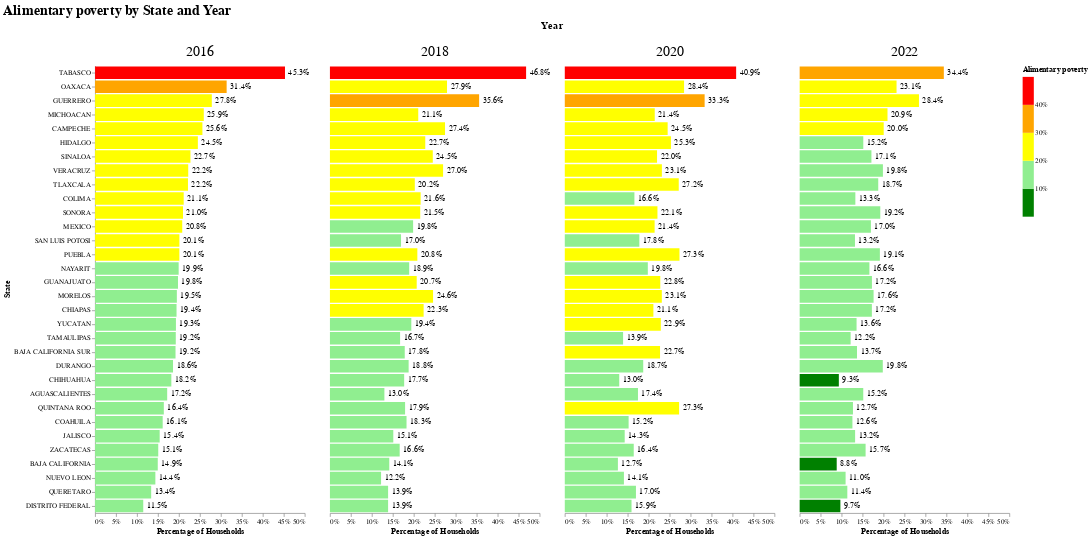

The notebook cell this image was saved under:
### Code cell
plot = horizontal_bars_faceted(poverty_df, "alimentary_poverty")
plot.save("/Users/danielm/Documents/UChicago/Harris/data_visualization/Poverty_Alimentary_Poverty_in_Mexico/visualizations/bars_alimentary.svg")
plot

### Figure 1 — Vega-Lite specification as saved in the notebook (floating-point values rounded to 4 significant figures)
{"config": {"view": {"continuousWidth": 300, "continuousHeight": 300, "strokeWidth": 0}, "axis": {"grid": false}}, "data": {"name": "data-031dac432dbc24df8c7cc349ce4a99cc"}, "facet": {"column": {"field": "year", "header": {"labelFontSize": 20, "titleFontSize": 15}, "title": "Year", "type": "ordinal"}}, "spec": {"layer": [{"mark": {"type": "bar"}, "encoding": {"color": {"bin": {"extent": [0, 0.5], "step": 0.1}, "field": "alimentary_poverty", "legend": {"format": "%", "title": "Alimentary poverty"}, "scale": {"domain": [0.0, 0.1, 0.2, 0.3, 0.4, 0.5], "range": ["green", "lightgreen", "yellow", "orange", "red"]}, "type": "quantitative"}, "x": {"axis": {"format": "%"}, "field": "alimentary_poverty", "title": "Percentage of Households", "type": "quantitative"}, "y": {"field": "state_name", "sort": ["TABASCO", "OAXACA", "GUERRERO", "MICHOACAN", "CAMPECHE", "HIDALGO", "SINALOA", "VERACRUZ", "TLAXCALA", "COLIMA", "SONORA", "MEXICO", "SAN LUIS POTOSI", "PUEBLA", "NAYARIT", "GUANAJUATO", "MORELOS", "CHIAPAS", "YUCATAN", "TAMAULIPAS", "BAJA CALIFORNIA SUR", "DURANGO", "CHIHUAHUA", "AGUASCALIENTES", "QUINTANA ROO", "COAHUILA", "JALISCO", "ZACATECAS", "BAJA CALIFORNIA", "NUEVO LEON", "QUERETARO", "DISTRITO FEDERAL"], "title": "State", "type": "nominal"}}}, {"mark": {"type": "text", "align": "left", "color": "black", "dx": 5}, "encoding": {"text": {"field": "alimentary_poverty", "format": ".1%", "type": "quantitative"}, "x": {"field": "alimentary_poverty", "type": "quantitative"}, "y": {"field": "state_name", "sort": ["TABASCO", "OAXACA", "GUERRERO", "MICHOACAN", "CAMPECHE", "HIDALGO", "SINALOA", "VERACRUZ", "TLAXCALA", "COLIMA", "SONORA", "MEXICO", "SAN LUIS POTOSI", "PUEBLA", "NAYARIT", "GUANAJUATO", "MORELOS", "CHIAPAS", "YUCATAN", "TAMAULIPAS", "BAJA CALIFORNIA SUR", "DURANGO", "CHIHUAHUA", "AGUASCALIENTES", "QUINTANA ROO", "COAHUILA", "JALISCO", "ZACATECAS", "BAJA CALIFORNIA", "NUEVO LEON", "QUERETARO", "DISTRITO FEDERAL"], "type": "nominal"}}}]}, "title": {"text": "Alimentary poverty by State and Year", "fontSize": 20}, "$schema": "https://vega.github.io/schema/vega-lite/v5.20.1.json", "datasets": {"data-031dac432dbc24df8c7cc349ce4a99cc": [{"Unnamed: 0": 0, "index": 0, "state_code": 1, "alimentary_poverty": 0.172, "extreme_poverty": 0.08453, "state_name": "AGUASCALIENTES", "year": 2016, "state_name_for_map": "Aguascalientes"}, {"Unnamed: 0": 1, "index": 1, "state_code": 2, "alimentary_poverty": 0.1495, "extreme_poverty": 0.04761, "state_name": "BAJA CALIFORNIA", "year": 2016, "state_name_for_map": "Baja California"}, {"Unnamed: 0": 2, "index": 2, "state_code": 3, "alimentary_poverty": 0.1918, "extreme_poverty": 0.05292, "state_name": "BAJA CALIFORNIA SUR", "year": 2016, "state_name_for_map": "Baja California Sur"}, {"Unnamed: 0": 3, "index": 3, "state_code": 4, "alimentary_poverty": 0.256, "extreme_poverty": 0.1444, "state_name": "CAMPECHE", "year": 2016, "state_name_for_map": "Campeche"}, {"Unnamed: 0": 4, "index": 4, "state_code": 5, "alimentary_poverty": 0.1612, "extreme_poverty": 0.09612, "state_name": "COAHUILA", "year": 2016, "state_name_for_map": "Coahuila"}, {"Unnamed: 0": 5, "index": 5, "state_code": 6, "alimentary_poverty": 0.2113, "extreme_poverty": 0.06248, "state_name": "COLIMA", "year": 2016, "state_name_for_map": "Colima"}, {"Unnamed: 0": 6, "index": 6, "state_code": 7, "alimentary_poverty": 0.1943, "extreme_poverty": 0.4952, "state_name": "CHIAPAS", "year": 2016, "state_name_for_map": "Chiapas"}, {"Unnamed: 0": 7, "index": 7, "state_code": 8, "alimentary_poverty": 0.1819, "extreme_poverty": 0.1001, "state_name": "CHIHUAHUA", "year": 2016, "state_name_for_map": "Chihuahua"}, {"Unnamed: 0": 8, "index": 8, "state_code": 9, "alimentary_poverty": 0.1149, "extreme_poverty": 0.05587, "state_name": "DISTRITO FEDERAL", "year": 2016, "state_name_for_map": "Ciudad de México"}, {"Unnamed: 0": 9, "index": 9, "state_code": 10, "alimentary_poverty": 0.1859, "extreme_poverty": 0.119, "state_name": "DURANGO", "year": 2016, "state_name_for_map": "Durango"}, {"Unnamed: 0": 10, "index": 10, "state_code": 11, "alimentary_poverty": 0.1977, "extreme_poverty": 0.1091, "state_name": "GUANAJUATO", "year": 2016, "state_name_for_map": "Guanajuato"}, {"Unnamed: 0": 11, "index": 11, "state_code": 12, "alimentary_poverty": 0.2784, "extreme_poverty": 0.3379, "state_name": "GUERRERO", "year": 2016, "state_name_for_map": "Guerrero"}, {"Unnamed: 0": 12, "index": 12, "state_code": 13, "alimentary_poverty": 0.2451, "extreme_poverty": 0.1932, "state_name": "HIDALGO", "year": 2016, "state_name_for_map": "Hidalgo"}, {"Unnamed: 0": 13, "index": 13, "state_code": 14, "alimentary_poverty": 0.1541, "extreme_poverty": 0.05453, "state_name": "JALISCO", "year": 2016, "state_name_for_map": "Jalisco"}, {"Unnamed: 0": 14, "index": 14, "state_code": 15, "alimentary_poverty": 0.2078, "extreme_poverty": 0.1376, "state_name": "MEXICO", "year": 2016, "state_name_for_map": "Estado de México"}, {"Unnamed: 0": 15, "index": 15, "state_code": 16, "alimentary_poverty": 0.2592, "extreme_poverty": 0.17, "state_name": "MICHOACAN", "year": 2016, "state_name_for_map": "Michoacán"}, {"Unnamed: 0": 16, "index": 16, "state_code": 17, "alimentary_poverty": 0.195, "extreme_poverty": 0.1212, "state_name": "MORELOS", "year": 2016, "state_name_for_map": "Morelos"}, {"Unnamed: 0": 17, "index": 17, "state_code": 18, "alimentary_poverty": 0.1993, "extreme_poverty": 0.1491, "state_name": "NAYARIT", "year": 2016, "state_name_for_map": "Nayarit"}, {"Unnamed: 0": 18, "index": 18, "state_code": 19, "alimentary_poverty": 0.1438, "extreme_poverty": 0.04298, "state_name": "NUEVO LEON", "year": 2016, "state_name_for_map": "Nuevo León"}, {"Unnamed: 0": 19, "index": 19, "state_code": 20, "alimentary_poverty": 0.3137, "extreme_poverty": 0.331, "state_name": "OAXACA", "year": 2016, "state_name_for_map": "Oaxaca"}, {"Unnamed: 0": 20, "index": 20, "state_code": 21, "alimentary_poverty": 0.201, "extreme_poverty": 0.1766, "state_name": "PUEBLA", "year": 2016, "state_name_for_map": "Puebla"}, {"Unnamed: 0": 21, "index": 21, "state_code": 22, "alimentary_poverty": 0.1338, "extreme_poverty": 0.06778, "state_name": "QUERETARO", "year": 2016, "state_name_for_map": "Querétaro"}, {"Unnamed: 0": 22, "index": 22, "state_code": 23, "alimentary_poverty": 0.1639, "extreme_poverty": 0.0988, "state_name": "QUINTANA ROO", "year": 2016, "state_name_for_map": "Quintana Roo"}, {"Unnamed: 0": 23, "index": 23, "state_code": 24, "alimentary_poverty": 0.201, "extreme_poverty": 0.1486, "state_name": "SAN LUIS POTOSI", "year": 2016, "state_name_for_map": "San Luis Potosí"}, {"Unnamed: 0": 24, "index": 24, "state_code": 25, "alimentary_poverty": 0.2274, "extreme_poverty": 0.07335, "state_name": "SINALOA", "year": 2016, "state_name_for_map": "Sinaloa"}, {"Unnamed: 0": 25, "index": 25, "state_code": 26, "alimentary_poverty": 0.2097, "extreme_poverty": 0.05845, "state_name": "SONORA", "year": 2016, "state_name_for_map": "Sonora"}, {"Unnamed: 0": 26, "index": 26, "state_code": 27, "alimentary_poverty": 0.4529, "extreme_poverty": 0.1847, "state_name": "TABASCO", "year": 2016, "state_name_for_map": "Tabasco"}, {"Unnamed: 0": 27, "index": 27, "state_code": 28, "alimentary_poverty": 0.1924, "extreme_poverty": 0.1003, "state_name": "TAMAULIPAS", "year": 2016, "state_name_for_map": "Tamaulipas"}, {"Unnamed: 0": 28, "index": 28, "state_code": 29, "alimentary_poverty": 0.2215, "extreme_poverty": 0.1835, "state_name": "TLAXCALA", "year": 2016, "state_name_for_map": "Tlaxcala"}, {"Unnamed: 0": 29, "index": 29, "state_code": 30, "alimentary_poverty": 0.2221, "extreme_poverty": 0.2484, "state_name": "VERACRUZ", "year": 2016, "state_name_for_map": "Veracruz"}, {"Unnamed: 0": 30, "index": 30, "state_code": 31, "alimentary_poverty": 0.1928, "extreme_poverty": 0.1205, "state_name": "YUCATAN", "year": 2016, "state_name_for_map": "Yucatán"}, {"Unnamed: 0": 31, "index": 31, "state_code": 32, "alimentary_poverty": 0.1506, "extreme_poverty": 0.195, "state_name": "ZACATECAS", "year": 2016, "state_name_for_map": "Zacatecas"}, {"Unnamed: 0": 32, "index": 0, "state_code": 1, "alimentary_poverty": 0.1299, "extreme_poverty": 0.07045, "state_name": "AGUASCALIENTES", "year": 2018, "state_name_for_map": "Aguascalientes"}, {"Unnamed: 0": 33, "index": 1, "state_code": 2, "alimentary_poverty": 0.1415, "extreme_poverty": 0.04028, "state_name": "BAJA CALIFORNIA", "year": 2018, "state_name_for_map": "Baja California"}, {"Unnamed: 0": 34, "index": 2, "state_code": 3, "alimentary_poverty": 0.1784, "extreme_poverty": 0.03277, "state_name": "BAJA CALIFORNIA SUR", "year": 2018, "state_name_for_map": "Baja California Sur"}, {"Unnamed: 0": 35, "index": 3, "state_code": 4, "alimentary_poverty": 0.2744, "extreme_poverty": 0.1693, "state_name": "CAMPECHE", "year": 2018, "state_name_for_map": "Campeche"}, {"Unnamed: 0": 36, "index": 4, "state_code": 5, "alimentary_poverty": 0.1827, "extreme_poverty": 0.06572, "state_name": "COAHUILA", "year": 2018, "state_name_for_map": "Coahuila"}, {"Unnamed: 0": 37, "index": 5, "state_code": 6, "alimentary_poverty": 0.2163, "extreme_poverty": 0.07468, "state_name": "COLIMA", "year": 2018, "state_name_for_map": "Colima"}, {"Unnamed: 0": 38, "index": 6, "state_code": 7, "alimentary_poverty": 0.2234, "extreme_poverty": 0.4936, "state_name": "CHIAPAS", "year": 2018, "state_name_for_map": "Chiapas"}, {"Unnamed: 0": 39, "index": 7, "state_code": 8, "alimentary_poverty": 0.177, "extreme_poverty": 0.08242, "state_name": "CHIHUAHUA", "year": 2018, "state_name_for_map": "Chihuahua"}, {"Unnamed: 0": 40, "index": 8, "state_code": 9, "alimentary_poverty": 0.1387, "extreme_poverty": 0.06364, "state_name": "DISTRITO FEDERAL", "year": 2018, "state_name_for_map": "Ciudad de México"}, {"Unnamed: 0": 41, "index": 9, "state_code": 10, "alimentary_poverty": 0.1877, "extreme_poverty": 0.1313, "state_name": "DURANGO", "year": 2018, "state_name_for_map": "Durango"}, {"Unnamed: 0": 42, "index": 10, "state_code": 11, "alimentary_poverty": 0.2069, "extreme_poverty": 0.1073, "state_name": "GUANAJUATO", "year": 2018, "state_name_for_map": "Guanajuato"}, {"Unnamed: 0": 43, "index": 11, "state_code": 12, "alimentary_poverty": 0.3557, "extreme_poverty": 0.3639, "state_name": "GUERRERO", "year": 2018, "state_name_for_map": "Guerrero"}, {"Unnamed: 0": 44, "index": 12, "state_code": 13, "alimentary_poverty": 0.2273, "extreme_poverty": 0.1453, "state_name": "HIDALGO", "year": 2018, "state_name_for_map": "Hidalgo"}, {"Unnamed: 0": 45, "index": 13, "state_code": 14, "alimentary_poverty": 0.1511, "extreme_poverty": 0.05852, "state_name": "JALISCO", "year": 2018, "state_name_for_map": "Jalisco"}, {"Unnamed: 0": 46, "index": 14, "state_code": 15, "alimentary_poverty": 0.1983, "extreme_poverty": 0.1078, "state_name": "MEXICO", "year": 2018, "state_name_for_map": "Estado de México"}, {"Unnamed: 0": 47, "index": 15, "state_code": 16, "alimentary_poverty": 0.2106, "extreme_poverty": 0.1278, "state_name": "MICHOACAN", "year": 2018, "state_name_for_map": "Michoacán"}, {"Unnamed: 0": 48, "index": 16, "state_code": 17, "alimentary_poverty": 0.2459, "extreme_poverty": 0.1473, "state_name": "MORELOS", "year": 2018, "state_name_for_map": "Morelos"}, {"Unnamed: 0": 49, "index": 17, "state_code": 18, "alimentary_poverty": 0.189, "extreme_poverty": 0.1121, "state_name": "NAYARIT", "year": 2018, "state_name_for_map": "Nayarit"}, {"Unnamed: 0": 50, "index": 18, "state_code": 19, "alimentary_poverty": 0.1219, "extreme_poverty": 0.04234, "state_name": "NUEVO LEON", "year": 2018, "state_name_for_map": "Nuevo León"}, {"Unnamed: 0": 51, "index": 19, "state_code": 20, "alimentary_poverty": 0.2792, "extreme_poverty": 0.3043, "state_name": "OAXACA", "year": 2018, "state_name_for_map": "Oaxaca"}, {"Unnamed: 0": 52, "index": 20, "state_code": 21, "alimentary_poverty": 0.2084, "extreme_poverty": 0.1778, "state_name": "PUEBLA", "year": 2018, "state_name_for_map": "Puebla"}, {"Unnamed: 0": 53, "index": 21, "state_code": 22, "alimentary_poverty": 0.1387, "extreme_poverty": 0.05057, "state_name": "QUERETARO", "year": 2018, "state_name_for_map": "Querétaro"}, {"Unnamed: 0": 54, "index": 22, "state_code": 23, "alimentary_poverty": 0.1792, "extreme_poverty": 0.07144, "state_name": "QUINTANA ROO", "year": 2018, "state_name_for_map": "Quintana Roo"}, {"Unnamed: 0": 55, "index": 23, "state_code": 24, "alimentary_poverty": 0.1695, "extreme_poverty": 0.1469, "state_name": "SAN LUIS POTOSI", "year": 2018, "state_name_for_map": "San Luis Potosí"}, {"Unnamed: 0": 56, "index": 24, "state_code": 25, "alimentary_poverty": 0.2452, "extreme_poverty": 0.05253, "state_name": "SINALOA", "year": 2018, "state_name_for_map": "Sinaloa"}, {"Unnamed: 0": 57, "index": 25, "state_code": 26, "alimentary_poverty": 0.2153, "extreme_poverty": 0.05817, "state_name": "SONORA", "year": 2018, "state_name_for_map": "Sonora"}, {"Unnamed: 0": 58, "index": 26, "state_code": 27, "alimentary_poverty": 0.4678, "extreme_poverty": 0.1955, "state_name": "TABASCO", "year": 2018, "state_name_for_map": "Tabasco"}, {"Unnamed: 0": 59, "index": 27, "state_code": 28, "alimentary_poverty": 0.1673, "extreme_poverty": 0.1195, "state_name": "TAMAULIPAS", "year": 2018, "state_name_for_map": "Tamaulipas"}, {"Unnamed: 0": 60, "index": 28, "state_code": 29, "alimentary_poverty": 0.2024, "extreme_poverty": 0.1269, "state_name": "TLAXCALA", "year": 2018, "state_name_for_map": "Tlaxcala"}, {"Unnamed: 0": 61, "index": 29, "state_code": 30, "alimentary_poverty": 0.2698, "extreme_poverty": 0.2624, "state_name": "VERACRUZ", "year": 2018, "state_name_for_map": "Veracruz"}, {"Unnamed: 0": 62, "index": 30, "state_code": 31, "alimentary_poverty": 0.194, "extreme_poverty": 0.1154, "state_name": "YUCATAN", "year": 2018, "state_name_for_map": "Yucatán"}, {"Unnamed: 0": 63, "index": 31, "state_code": 32, "alimentary_poverty": 0.1663, "extreme_poverty": 0.1469, "state_name": "ZACATECAS", "year": 2018, "state_name_for_map": "Zacatecas"}, {"Unnamed: 0": 64, "index": 0, "state_code": 1, "alimentary_poverty": 0.1745, "extreme_poverty": 0.08579, "state_name": "AGUASCALIENTES", "year": 2020, "state_name_for_map": "Aguascalientes"}, {"Unnamed: 0": 65, "index": 1, "state_code": 2, "alimentary_poverty": 0.1266, "extreme_poverty": 0.0518, "state_name": "BAJA CALIFORNIA", "year": 2020, "state_name_for_map": "Baja California"}, {"Unnamed: 0": 66, "index": 2, "state_code": 3, "alimentary_poverty": 0.2271, "extreme_poverty": 0.08856, "state_name": "BAJA CALIFORNIA SUR", "year": 2020, "state_name_for_map": "Baja California Sur"}, {"Unnamed: 0": 67, "index": 3, "state_code": 4, "alimentary_poverty": 0.2453, "extreme_poverty": 0.2275, "state_name": "CAMPECHE", "year": 2020, "state_name_for_map": "Campeche"}, {"Unnamed: 0": 68, "index": 4, "state_code": 5, "alimentary_poverty": 0.1522, "extreme_poverty": 0.08916, "state_name": "COAHUILA", "year": 2020, "state_name_for_map": "Coahuila"}, {"Unnamed: 0": 69, "index": 5, "state_code": 6, "alimentary_poverty": 0.166, "extreme_poverty": 0.06254, "state_name": "COLIMA", "year": 2020, "state_name_for_map": "Colima"}, {"Unnamed: 0": 70, "index": 6, "state_code": 7, "alimentary_poverty": 0.2112, "extreme_poverty": 0.4414, "state_name": "CHIAPAS", "year": 2020, "state_name_for_map": "Chiapas"}, {"Unnamed: 0": 71, "index": 7, "state_code": 8, "alimentary_poverty": 0.1298, "extreme_poverty": 0.08958, "state_name": "CHIHUAHUA", "year": 2020, "state_name_for_map": "Chihuahua"}, {"Unnamed: 0": 72, "index": 8, "state_code": 9, "alimentary_poverty": 0.1591, "extreme_poverty": 0.1179, "state_name": "DISTRITO FEDERAL", "year": 2020, "state_name_for_map": "Ciudad de México"}, {"Unnamed: 0": 73, "index": 9, "state_code": 10, "alimentary_poverty": 0.187, "extreme_poverty": 0.1403, "state_name": "DURANGO", "year": 2020, "state_name_for_map": "Durango"}, {"Unnamed: 0": 74, "index": 10, "state_code": 11, "alimentary_poverty": 0.2277, "extreme_poverty": 0.1185, "state_name": "GUANAJUATO", "year": 2020, "state_name_for_map": "Guanajuato"}, {"Unnamed: 0": 75, "index": 11, "state_code": 12, "alimentary_poverty": 0.3334, "extreme_poverty": 0.3485, "state_name": "GUERRERO", "year": 2020, "state_name_for_map": "Guerrero"}, {"Unnamed: 0": 76, "index": 12, "state_code": 13, "alimentary_poverty": 0.2531, "extreme_poverty": 0.1688, "state_name": "HIDALGO", "year": 2020, "state_name_for_map": "Hidalgo"}, {"Unnamed: 0": 77, "index": 13, "state_code": 14, "alimentary_poverty": 0.1428, "extreme_poverty": 0.07406, "state_name": "JALISCO", "year": 2020, "state_name_for_map": "Jalisco"}, {"Unnamed: 0": 78, "index": 14, "state_code": 15, "alimentary_poverty": 0.2142, "extreme_poverty": 0.1945, "state_name": "MEXICO", "year": 2020, "state_name_for_map": "Estado de México"}, {"Unnamed: 0": 79, "index": 15, "state_code": 16, "alimentary_poverty": 0.2145, "extreme_poverty": 0.1449, "state_name": "MICHOACAN", "year": 2020, "state_name_for_map": "Michoacán"}, {"Unnamed: 0": 80, "index": 16, "state_code": 17, "alimentary_poverty": 0.2314, "extreme_poverty": 0.2008, "state_name": "MORELOS", "year": 2020, "state_name_for_map": "Morelos"}, {"Unnamed: 0": 81, "index": 17, "state_code": 18, "alimentary_poverty": 0.198, "extreme_poverty": 0.09726, "state_name": "NAYARIT", "year": 2020, "state_name_for_map": "Nayarit"}, {"Unnamed: 0": 82, "index": 18, "state_code": 19, "alimentary_poverty": 0.141, "extreme_poverty": 0.07343, "state_name": "NUEVO LEON", "year": 2020, "state_name_for_map": "Nuevo León"}, {"Unnamed: 0": 83, "index": 19, "state_code": 20, "alimentary_poverty": 0.2844, "extreme_poverty": 0.2872, "state_name": "OAXACA", "year": 2020, "state_name_for_map": "Oaxaca"}, {"Unnamed: 0": 84, "index": 20, "state_code": 21, "alimentary_poverty": 0.2734, "extreme_poverty": 0.2622, "state_name": "PUEBLA", "year": 2020, "state_name_for_map": "Puebla"}, {"Unnamed: 0": 85, "index": 21, "state_code": 22, "alimentary_poverty": 0.1697, "extreme_poverty": 0.08379, "state_name": "QUERETARO", "year": 2020, "state_name_for_map": "Querétaro"}, {"Unnamed: 0": 86, "index": 22, "state_code": 23, "alimentary_poverty": 0.2725, "extreme_poverty": 0.2312, "state_name": "QUINTANA ROO", "year": 2020, "state_name_for_map": "Quintana Roo"}, {"Unnamed: 0": 87, "index": 23, "state_code": 24, "alimentary_poverty": 0.1778, "extreme_poverty": 0.178, "state_name": "SAN LUIS POTOSI", "year": 2020, "state_name_for_map": "San Luis Potosí"}, {"Unnamed: 0": 88, "index": 24, "state_code": 25, "alimentary_poverty": 0.22, "extreme_poverty": 0.06555, "state_name": "SINALOA", "year": 2020, "state_name_for_map": "Sinaloa"}, {"Unnamed: 0": 89, "index": 25, "state_code": 26, "alimentary_poverty": 0.2209, "extreme_poverty": 0.1009, "state_name": "SONORA", "year": 2020, "state_name_for_map": "Sonora"}, {"Unnamed: 0": 90, "index": 26, "state_code": 27, "alimentary_poverty": 0.4086, "extreme_poverty": 0.2245, "state_name": "TABASCO", "year": 2020, "state_name_for_map": "Tabasco"}, {"Unnamed: 0": 91, "index": 27, "state_code": 28, "alimentary_poverty": 0.139, "extreme_poverty": 0.1266, "state_name": "TAMAULIPAS", "year": 2020, "state_name_for_map": "Tamaulipas"}, {"Unnamed: 0": 92, "index": 28, "state_code": 29, "alimentary_poverty": 0.2717, "extreme_poverty": 0.2771, "state_name": "TLAXCALA", "year": 2020, "state_name_for_map": "Tlaxcala"}, {"Unnamed: 0": 93, "index": 29, "state_code": 30, "alimentary_poverty": 0.2315, "extreme_poverty": 0.2441, "state_name": "VERACRUZ", "year": 2020, "state_name_for_map": "Veracruz"}, {"Unnamed: 0": 94, "index": 30, "state_code": 31, "alimentary_poverty": 0.2289, "extreme_poverty": 0.2137, "state_name": "YUCATAN", "year": 2020, "state_name_for_map": "Yucatán"}, {"Unnamed: 0": 95, "index": 31, "state_code": 32, "alimentary_poverty": 0.1644, "extreme_poverty": 0.1701, "state_name": "ZACATECAS", "year": 2020, "state_name_for_map": "Zacatecas"}, {"Unnamed: 0": 96, "index": 0, "state_code": 1, "alimentary_poverty": 0.1517, "extreme_poverty": 0.06073, "state_name": "AGUASCALIENTES", "year": 2022, "state_name_for_map": "Aguascalientes"}, {"Unnamed: 0": 97, "index": 1, "state_code": 2, "alimentary_poverty": 0.08836, "extreme_poverty": 0.02809, "state_name": "BAJA CALIFORNIA", "year": 2022, "state_name_for_map": "Baja California"}, {"Unnamed: 0": 98, "index": 2, "state_code": 3, "alimentary_poverty": 0.1367, "extreme_poverty": 0.02849, "state_name": "BAJA CALIFORNIA SUR", "year": 2022, "state_name_for_map": "Baja California Sur"}, {"Unnamed: 0": 99, "index": 3, "state_code": 4, "alimentary_poverty": 0.2004, "extreme_poverty": 0.1591, "state_name": "CAMPECHE", "year": 2022, "state_name_for_map": "Campeche"}, {"Unnamed: 0": 100, "index": 4, "state_code": 5, "alimentary_poverty": 0.1258, "extreme_poverty": 0.05901, "state_name": "COAHUILA", "year": 2022, "state_name_for_map": "Coahuila"}, {"Unnamed: 0": 101, "index": 5, "state_code": 6, "alimentary_poverty": 0.1328, "extreme_poverty": 0.04415, "state_name": "COLIMA", "year": 2022, "state_name_for_map": "Colima"}, {"Unnamed: 0": 102, "index": 6, "state_code": 7, "alimentary_poverty": 0.1722, "extreme_poverty": 0.3664, "state_name": "CHIAPAS", "year": 2022, "state_name_for_map": "Chiapas"}, {"Unnamed: 0": 103, "index": 7, "state_code": 8, "alimentary_poverty": 0.09342, "extreme_poverty": 0.05325, "state_name": "CHIHUAHUA", "year": 2022, "state_name_for_map": "Chihuahua"}, {"Unnamed: 0": 104, "index": 8, "state_code": 9, "alimentary_poverty": 0.09713, "extreme_poverty": 0.05877, "state_name": "DISTRITO FEDERAL", "year": 2022, "state_name_for_map": "Ciudad de México"}, {"Unnamed: 0": 105, "index": 9, "state_code": 10, "alimentary_poverty": 0.1982, "extreme_poverty": 0.1327, "state_name": "DURANGO", "year": 2022, "state_name_for_map": "Durango"}, {"Unnamed: 0": 106, "index": 10, "state_code": 11, "alimentary_poverty": 0.1723, "extreme_poverty": 0.08381, "state_name": "GUANAJUATO", "year": 2022, "state_name_for_map": "Guanajuato"}, {"Unnamed: 0": 107, "index": 11, "state_code": 12, "alimentary_poverty": 0.2845, "extreme_poverty": 0.2722, "state_name": "GUERRERO", "year": 2022, "state_name_for_map": "Guerrero"}, {"Unnamed: 0": 108, "index": 12, "state_code": 13, "alimentary_poverty": 0.1517, "extreme_poverty": 0.12, "state_name": "HIDALGO", "year": 2022, "state_name_for_map": "Hidalgo"}, {"Unnamed: 0": 109, "index": 13, "state_code": 14, "alimentary_poverty": 0.1322, "extreme_poverty": 0.04731, "state_name": "JALISCO", "year": 2022, "state_name_for_map": "Jalisco"}, {"Unnamed: 0": 110, "index": 14, "state_code": 15, "alimentary_poverty": 0.1699, "extreme_poverty": 0.1212, "state_name": "MEXICO", "year": 2022, "state_name_for_map": "Estado de México"}, {"Unnamed: 0": 111, "index": 15, "state_code": 16, "alimentary_poverty": 0.2095, "extreme_poverty": 0.1293, "state_name": "MICHOACAN", "year": 2022, "state_name_for_map": "Michoacán"}, {"Unnamed: 0": 112, "index": 16, "state_code": 17, "alimentary_poverty": 0.1763, "extreme_poverty": 0.1165, "state_name": "MORELOS", "year": 2022, "state_name_for_map": "Morelos"}, {"Unnamed: 0": 113, "index": 17, "state_code": 18, "alimentary_poverty": 0.1663, "extreme_poverty": 0.1013, "state_name": "NAYARIT", "year": 2022, "state_name_for_map": "Nayarit"}, {"Unnamed: 0": 114, "index": 18, "state_code": 19, "alimentary_poverty": 0.1095, "extreme_poverty": 0.03812, "state_name": "NUEVO LEON", "year": 2022, "state_name_for_map": "Nuevo León"}, {"Unnamed: 0": 115, "index": 19, "state_code": 20, "alimentary_poverty": 0.231, "extreme_poverty": 0.2486, "state_name": "OAXACA", "year": 2022, "state_name_for_map": "Oaxaca"}, {"Unnamed: 0": 116, "index": 20, "state_code": 21, "alimentary_poverty": 0.1913, "extreme_poverty": 0.1913, "state_name": "PUEBLA", "year": 2022, "state_name_for_map": "Puebla"}, {"Unnamed: 0": 117, "index": 21, "state_code": 22, "alimentary_poverty": 0.1137, "extreme_poverty": 0.04605, "state_name": "QUERETARO", "year": 2022, "state_name_for_map": "Querétaro"}, {"Unnamed: 0": 118, "index": 22, "state_code": 23, "alimentary_poverty": 0.1271, "extreme_poverty": 0.07065, "state_name": "QUINTANA ROO", "year": 2022, "state_name_for_map": "Quintana Roo"}, {"Unnamed: 0": 119, "index": 23, "state_code": 24, "alimentary_poverty": 0.1319, "extreme_poverty": 0.1341, "state_name": "SAN LUIS POTOSI", "year": 2022, "state_name_for_map": "San Luis Potosí"}, {"Unnamed: 0": 120, "index": 24, "state_code": 25, "alimentary_poverty": 0.1711, "extreme_poverty": 0.04477, "state_name": "SINALOA", "year": 2022, "state_name_for_map": "Sinaloa"}, {"Unnamed: 0": 121, "index": 25, "state_code": 26, "alimentary_poverty": 0.1923, "extreme_poverty": 0.05587, "state_name": "SONORA", "year": 2022, "state_name_for_map": "Sonora"}, {"Unnamed: 0": 122, "index": 26, "state_code": 27, "alimentary_poverty": 0.3438, "extreme_poverty": 0.1588, "state_name": "TABASCO", "year": 2022, "state_name_for_map": "Tabasco"}, {"Unnamed: 0": 123, "index": 27, "state_code": 28, "alimentary_poverty": 0.1216, "extreme_poverty": 0.08034, "state_name": "TAMAULIPAS", "year": 2022, "state_name_for_map": "Tamaulipas"}, {"Unnamed: 0": 124, "index": 28, "state_code": 29, "alimentary_poverty": 0.1874, "extreme_poverty": 0.1693, "state_name": "TLAXCALA", "year": 2022, "state_name_for_map": "Tlaxcala"}, {"Unnamed: 0": 125, "index": 29, "state_code": 30, "alimentary_poverty": 0.1985, "extreme_poverty": 0.1876, "state_name": "VERACRUZ", "year": 2022, "state_name_for_map": "Veracruz"}, {"Unnamed: 0": 126, "index": 30, "state_code": 31, "alimentary_poverty": 0.1357, "extreme_poverty": 0.1019, "state_name": "YUCATAN", "year": 2022, "state_name_for_map": "Yucatán"}, {"Unnamed: 0": 127, "index": 31, "state_code": 32, "alimentary_poverty": 0.1572, "extreme_poverty": 0.1633, "state_name": "ZACATECAS", "year": 2022, "state_name_for_map": "Zacatecas"}]}}
